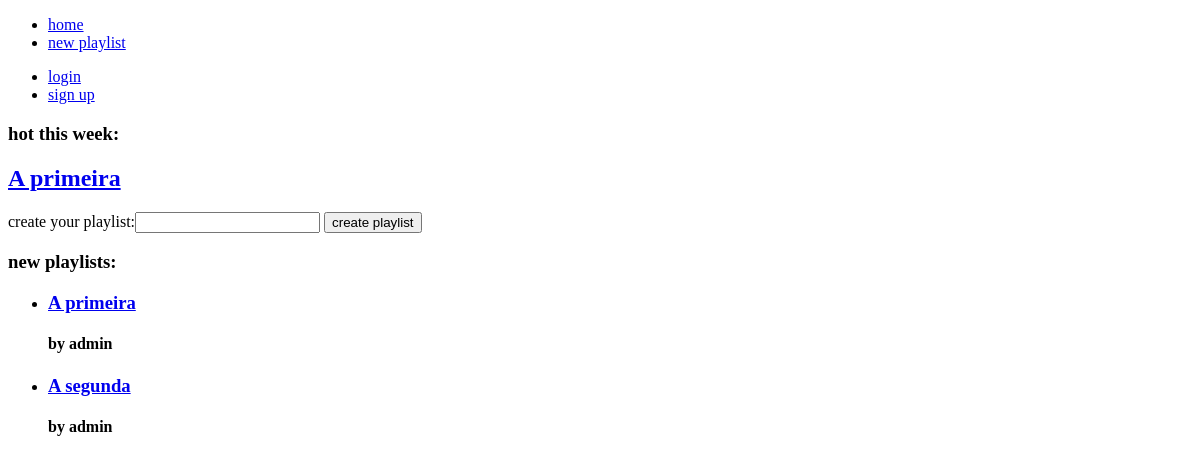
Before: / with the older database file.
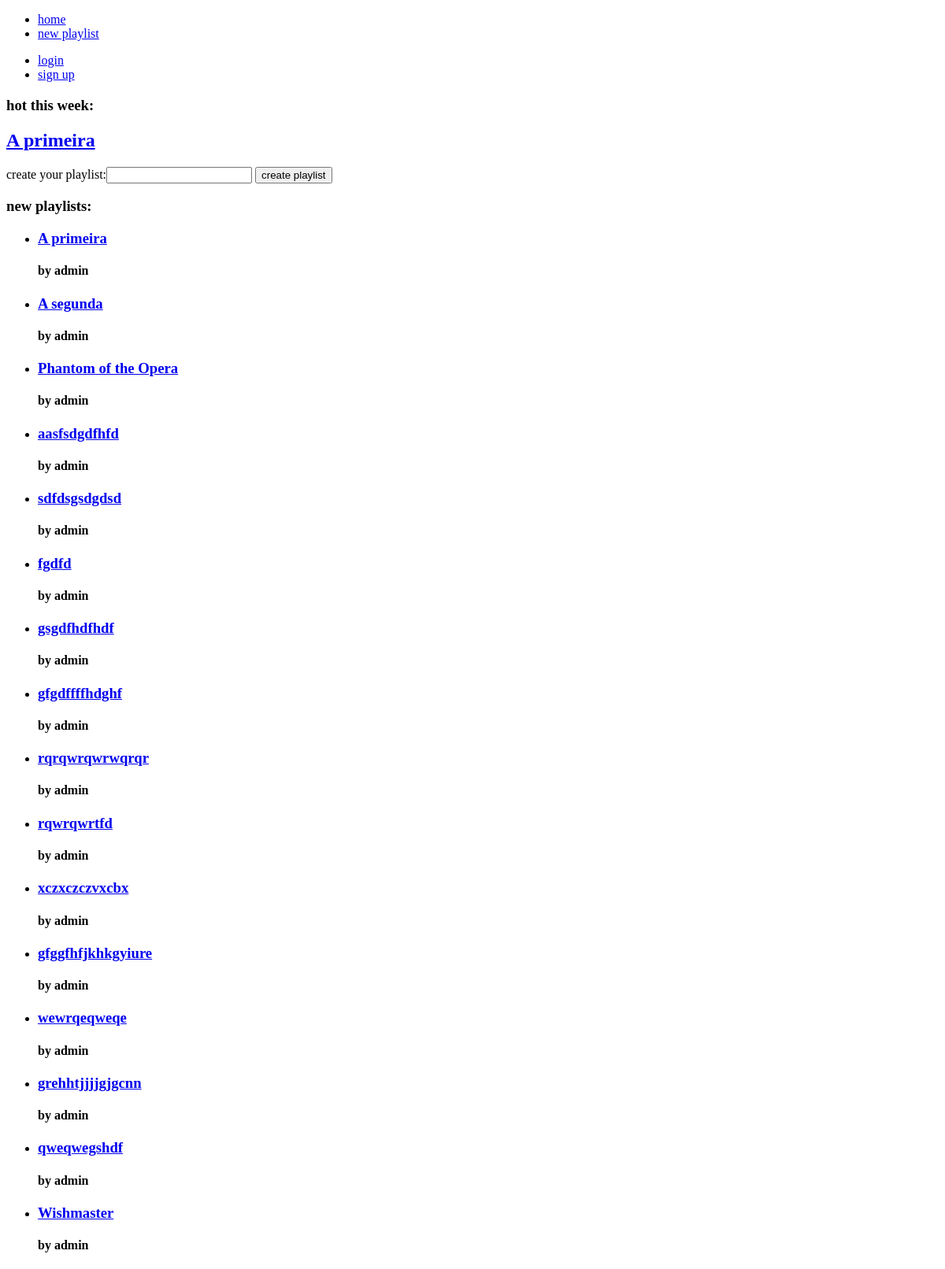
After: the same page with the newer database file.
### playlists/models.py (models this page shows)
class Playlist(models.Model):
    title = models.CharField(max_length=50)
    user_id = models.ForeignKey(User, on_delete=models.CASCADE)
    songs = models.ManyToManyField(Song)
    description = models.TextField(default="")
    def __str__(self):
        return self.title

### playlists/views.py (the view)
# urls.py: path('',views.index, name='playlists-index'),
def index(req):
    f = NewPlaylist()
    pl = Playlist.objects
    return render(req,'playlists/index.html', {'pl':pl, 'form':f})

### playlists/forms.py
class NewPlaylist(forms.Form):
    title = forms.CharField(label="create your playlist", max_length=120)

### templates/playlists/index.html (shortened to what this page needs)
{% extends "../layout.html" %}
{% block content %}
<section class="display">
    <div class="display-text">
        <h3>hot this week:</h3>
        <h1> <a href="{% url 'playlists-detail' pl.first.pk %}">{{pl.first}}</a></h1>
    </div>
    <div class="create">
        <form action="{% url 'playlists-create' %}" method="post">
            {{form}}
            <input type="submit" value="create playlist">
        </form>
    </div>
</section>
<section class="catalog">
    <h3>new playlists:</h3>
    <ul>
        {% for p in pl.all%}
        <li style="background-image: url('/static/playlists/img/DSCF0321.JPG');background-size: 100%;">
            <h3><a href="{% url 'playlists-detail' p.pk %}">{{p.title}}</a></h3>
            <h4>by {{p.user_id}}</h4>
        </li>
        {% endfor %}
    </ul>
</section>
{% endblock %}

Changed rows visible on the page:
added Playlist: title "Phantom of the Opera", user_id "admin"
added Playlist: title "aasfsdgdfhfd", user_id "admin"
added Playlist: title "sdfdsgsdgdsd", user_id "admin"
added Playlist: title "fgdfd", user_id "admin"
added Playlist: title "gsgdfhdfhdf", user_id "admin"
added Playlist: title "gfgdffffhdghf", user_id "admin"
added Playlist: title "rqrqwrqwrwqrqr", user_id "admin"
added Playlist: title "rqwrqwrtfd", user_id "admin"
added Playlist: title "xczxczczvxcbx", user_id "admin"
added Playlist: title "gfggfhfjkhkgyiure", user_id "admin"
added Playlist: title "wewrqeqweqe", user_id "admin"
added Playlist: title "grehhtjjjjgjgcnn", user_id "admin"
added Playlist: title "qweqwegshdf", user_id "admin"
added Playlist: title "Wishmaster", user_id "admin"
